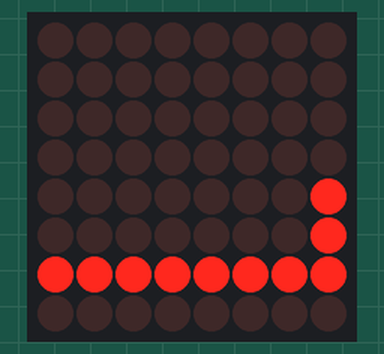
Bench run of a sketch on a simulated Arduino Uno, built with avr-gcc and run on an emulated ATmega328P. Shown: 8×8 LED matrix.

Above: at 0.1 s.
At 0.6 s:
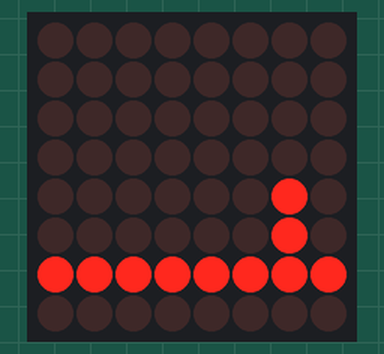
At 1.1 s:
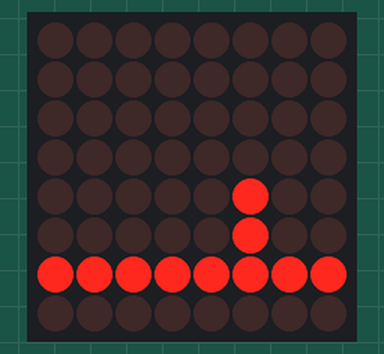
At 1.6 s:
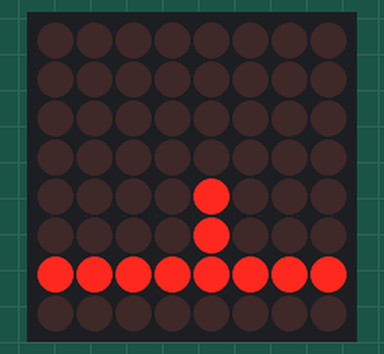
At 2.6 s:
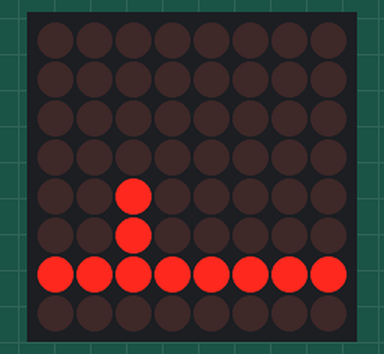
At 3.6 s:
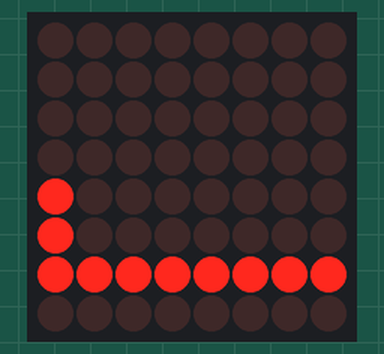

The sketch:

Wall_Jump.ino
```cpp
/*
 * A short player jumping over a box animation on an 8x8 LED matrix
 */

#include "LedControl.h"

LedControl lc1 = LedControl(12,11,10,1);
byte wall[] = {
    B00000000,
    B00000000,
    B00000000,
    B00000000,
    B10000000,
    B10000000,
    B00000000,
    B00000000
  };
byte player[] = {
    B00000000,
    B00000000,
    B00000000,
    B00000000,
    B00000000,
    B00010000,
    B00000000,
    B00000000
  };

void setup() {
  // put your setup code here, to run once:
  lc1.shutdown(0,false);
  lc1.setIntensity(0, 1);
  lc1.clearDisplay(0);

  setGround();
}

void setGround()
{
  // Set Ground
  lc1.setRow(0, 6, 255);
}

void setWall()
{
  // Set Wall
  switch(wall[4])
  {
    // 128, 64 32, 16, 8, 4, 2, 1
    case 128:
      wall[4] = 1;
      break;
    case 64:
      wall[4] = 128;
      break;
    case 32:
      wall[4] = 64;
      break;
    case 16:
      wall[4] = 32;
      break;
    case 8:
      wall[4] = 16;
      break;
    case 4:
      wall[4] = 8;
      break;
    case 2:
      wall[4] = 4;
      break;
    case 1:
      wall[4] = 2;
      break;
  }
  wall[5] = wall[4];

  lc1.setRow(0, 4, wall[4]);
  lc1.setRow(0, 5, wall[5]);
}

void updatePlayer()
{
  lc1.setRow(0, 5, player[5]);
}

void loop() {
  // put your main code here, to run repeatedly:

  lc1.clearDisplay(0);
  setWall();
  //updatePlayer();
  setGround();
  delay(500);
}
```

Measured:
- by itself, everything shown: repeats every 4.0 s, in 8 steps
- what the display in image 1 shows lasts 0.5 s, from 0.5 s to 1.0 s
